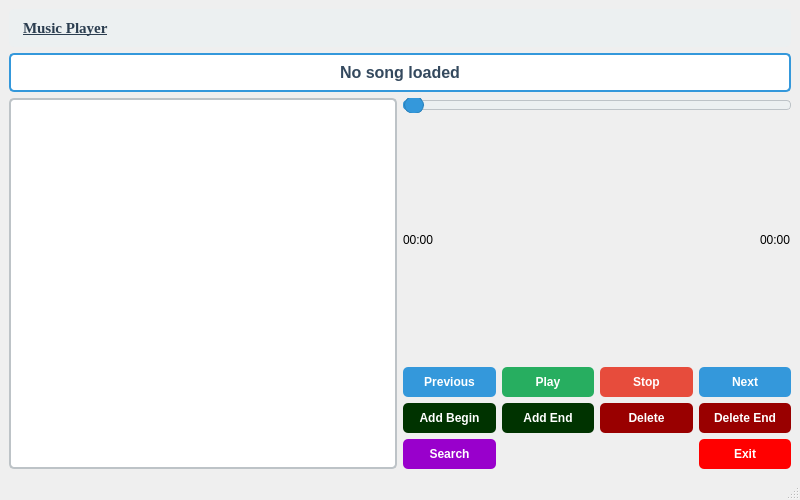
<?xml version="1.0" encoding="UTF-8"?>
<ui version="4.0">
 <class>MainWindow</class>
 <widget class="QMainWindow" name="MainWindow">
  <property name="geometry">
   <rect>
    <x>0</x>
    <y>0</y>
    <width>800</width>
    <height>500</height>
   </rect>
  </property>
  <property name="windowTitle">
   <string>Music Player - DSA Project</string>
  </property>
  <widget class="QWidget" name="centralwidget">
   <layout class="QVBoxLayout" name="verticalLayout">
    <item>
     <widget class="QLabel" name="lblTitle">
      <property name="font">
       <font>
        <family>Times New Roman</family>
        <pointsize>11</pointsize>
        <bold>true</bold>
        <underline>true</underline>
       </font>
      </property>
      <property name="styleSheet">
       <string notr="true">QMainWindow {
    background-color: #f0f0f0;
}

QLabel#lblTitle {
    color: #2c3e50;
    background-color: #ecf0f1;
    padding: 10px;
    border-radius: 5px;
	text-align:center;
}

QLabel#lblCurrentSong {
    color: #34495e;
    background-color: white;
    padding: 8px;
    border: 2px solid #3498db;
    border-radius: 5px;
}

QPushButton {
    background-color: #3498db;
    color: white;
    border: none;
    padding: 8px;
    border-radius: 5px;
    font-weight: bold;
}

QPushButton:hover {
    background-color: #2980b9;
}

QPushButton:pressed {
    background-color: #21618c;
}

QPushButton#btnPlay {
    background-color: #27ae60;
}

QPushButton#btnPlay:hover {
    background-color: #229954;
}

QPushButton#btnStop {
    background-color: #e74c3c;
}

QPushButton#btnStop:hover {
    background-color: #c0392b;
}

QGroupBox {
    border: 2px solid #3498db;
    border-radius: 5px;
    margin-top: 10px;
    font-weight: bold;
    padding-top: 10px;
}

QGroupBox::title {
    subcontrol-origin: margin;
    left: 10px;
    padding: 0 5px;
    color: #2c3e50;
}

QTextEdit {
    background-color: white;
    border: 2px solid #bdc3c7;
    border-radius: 5px;
    padding: 5px;
}

QSlider::groove:horizontal {
    border: 1px solid #bdc3c7;
    height: 8px;
    background: #ecf0f1;
    border-radius: 4px;
}

QSlider::handle:horizontal {
    background: #3498db;
    border: 1px solid #2980b9;
    width: 18px;
    margin: -5px 0;
    border-radius: 9px;
}

QSlider::sub-page:horizontal {
    background: #3498db;
    border-radius: 4px;
}</string>
      </property>
      <property name="text">
       <string>                                                                                                                     Music Player</string>
      </property>
      <property name="textFormat">
       <enum>Qt::TextFormat::RichText</enum>
      </property>
      <property name="margin">
       <number>1</number>
      </property>
     </widget>
    </item>
    <item>
     <widget class="QLabel" name="lblCurrentSong">
      <property name="font">
       <font>
        <pointsize>12</pointsize>
        <bold>true</bold>
       </font>
      </property>
      <property name="styleSheet">
       <string notr="true">QMainWindow {
    background-color: #f0f0f0;
}

QLabel#lblTitle {
    color: #2c3e50;
    background-color: #ecf0f1;
    padding: 10px;
    border-radius: 5px;
}

QLabel#lblCurrentSong {
    color: #34495e;
    background-color: white;
    padding: 8px;
    border: 2px solid #3498db;
    border-radius: 5px;
}

QPushButton {
    background-color: #3498db;
    color: white;
    border: none;
    padding: 8px;
    border-radius: 5px;
    font-weight: bold;
}

QPushButton:hover {
    background-color: #2980b9;
}

QPushButton:pressed {
    background-color: #21618c;
}

QPushButton#btnPlay {
    background-color: #27ae60;
}

QPushButton#btnPlay:hover {
    background-color: #229954;
}

QPushButton#btnStop {
    background-color: #e74c3c;
}

QPushButton#btnStop:hover {
    background-color: #c0392b;
}

QGroupBox {
    border: 2px solid #3498db;
    border-radius: 5px;
    margin-top: 10px;
    font-weight: bold;
    padding-top: 10px;
}

QGroupBox::title {
    subcontrol-origin: margin;
    left: 10px;
    padding: 0 5px;
    color: #2c3e50;
}

QTextEdit {
    background-color: white;
    border: 2px solid #bdc3c7;
    border-radius: 5px;
    padding: 5px;
}

QSlider::groove:horizontal {
    border: 1px solid #bdc3c7;
    height: 8px;
    background: #ecf0f1;
    border-radius: 4px;
}

QSlider::handle:horizontal {
    background: #3498db;
    border: 1px solid #2980b9;
    width: 18px;
    margin: -5px 0;
    border-radius: 9px;
}

QSlider::sub-page:horizontal {
    background: #3498db;
    border-radius: 4px;
}</string>
      </property>
      <property name="text">
       <string>No song loaded</string>
      </property>
      <property name="alignment">
       <set>Qt::AlignmentFlag::AlignCenter</set>
      </property>
     </widget>
    </item>
    <item>
     <layout class="QHBoxLayout" name="horizontalLayoutMain">
      <item>
       <widget class="QTextEdit" name="textPlaylist">
        <property name="minimumSize">
         <size>
          <width>250</width>
          <height>0</height>
         </size>
        </property>
        <property name="styleSheet">
         <string notr="true">QMainWindow {
    background-color: #f0f0f0;
}

QLabel#lblTitle {
    color: #2c3e50;
    background-color: #ecf0f1;
    padding: 10px;
    border-radius: 5px;
}

QLabel#lblCurrentSong {
    color: #34495e;
    background-color: white;
    padding: 8px;
    border: 2px solid #3498db;
    border-radius: 5px;
}

QPushButton {
    background-color: #3498db;
    color: white;
    border: none;
    padding: 8px;
    border-radius: 5px;
    font-weight: bold;
}

QPushButton:hover {
    background-color: #2980b9;
}

QPushButton:pressed {
    background-color: #21618c;
}

QPushButton#btnPlay {
    background-color: #27ae60;
}

QPushButton#btnPlay:hover {
    background-color: #229954;
}

QPushButton#btnStop {
    background-color: #e74c3c;
}

QPushButton#btnStop:hover {
    background-color: #c0392b;
}

QGroupBox {
    border: 2px solid #3498db;
    border-radius: 5px;
    margin-top: 10px;
    font-weight: bold;
    padding-top: 10px;
}

QGroupBox::title {
    subcontrol-origin: margin;
    left: 10px;
    padding: 0 5px;
    color: #2c3e50;
}

QTextEdit {
    background-color: white;
    border: 2px solid #bdc3c7;
    border-radius: 5px;
    padding: 5px;
}

QSlider::groove:horizontal {
    border: 1px solid #bdc3c7;
    height: 8px;
    background: #ecf0f1;
    border-radius: 4px;
}

QSlider::handle:horizontal {
    background: #3498db;
    border: 1px solid #2980b9;
    width: 18px;
    margin: -5px 0;
    border-radius: 9px;
}

QSlider::sub-page:horizontal {
    background: #3498db;
    border-radius: 4px;
}</string>
        </property>
        <property name="readOnly">
         <bool>true</bool>
        </property>
       </widget>
      </item>
      <item>
       <layout class="QVBoxLayout" name="verticalRight">
        <item>
         <widget class="QSlider" name="progressSlider">
          <property name="styleSheet">
           <string notr="true">QMainWindow {
    background-color: #f0f0f0;
}

QLabel#lblTitle {
    color: #2c3e50;
    background-color: #ecf0f1;
    padding: 10px;
    border-radius: 5px;
}

QLabel#lblCurrentSong {
    color: #34495e;
    background-color: white;
    padding: 8px;
    border: 2px solid #3498db;
    border-radius: 5px;
}

QPushButton {
    background-color: #3498db;
    color: white;
    border: none;
    padding: 8px;
    border-radius: 5px;
    font-weight: bold;
}

QPushButton:hover {
    background-color: #2980b9;
}

QPushButton:pressed {
    background-color: #21618c;
}

QPushButton#btnPlay {
    background-color: #27ae60;
}

QPushButton#btnPlay:hover {
    background-color: #229954;
}

QPushButton#btnStop {
    background-color: #e74c3c;
}

QPushButton#btnStop:hover {
    background-color: #c0392b;
}

QGroupBox {
    border: 2px solid #3498db;
    border-radius: 5px;
    margin-top: 10px;
    font-weight: bold;
    padding-top: 10px;
}

QGroupBox::title {
    subcontrol-origin: margin;
    left: 10px;
    padding: 0 5px;
    color: #2c3e50;
}

QTextEdit {
    background-color: white;
    border: 2px solid #bdc3c7;
    border-radius: 5px;
    padding: 5px;
}

QSlider::groove:horizontal {
    border: 1px solid #bdc3c7;
    height: 8px;
    background: #ecf0f1;
    border-radius: 4px;
}

QSlider::handle:horizontal {
    background: #3498db;
    border: 1px solid #2980b9;
    width: 18px;
    margin: -5px 0;
    border-radius: 9px;
}

QSlider::sub-page:horizontal {
    background: #3498db;
    border-radius: 4px;
}</string>
          </property>
          <property name="orientation">
           <enum>Qt::Orientation::Horizontal</enum>
          </property>
         </widget>
        </item>
        <item>
         <layout class="QHBoxLayout" name="timeLayout">
          <item>
           <widget class="QLabel" name="lblTime">
            <property name="styleSheet">
             <string notr="true">
</string>
            </property>
            <property name="text">
             <string>00:00</string>
            </property>
           </widget>
          </item>
          <item>
           <spacer name="horizontalSpacer">
            <property name="orientation">
             <enum>Qt::Orientation::Horizontal</enum>
            </property>
            <property name="sizeHint" stdset="0">
             <size>
              <width>40</width>
              <height>20</height>
             </size>
            </property>
           </spacer>
          </item>
          <item>
           <widget class="QLabel" name="lblDuration">
            <property name="styleSheet">
             <string notr="true"/>
            </property>
            <property name="text">
             <string>00:00</string>
            </property>
           </widget>
          </item>
         </layout>
        </item>
        <item>
         <layout class="QGridLayout" name="gridButtons">
          <item row="0" column="3">
           <widget class="QPushButton" name="btnNext">
            <property name="styleSheet">
             <string notr="true">QMainWindow {
    background-color: #f0f0f0;
}

QLabel#lblTitle {
    color: #2c3e50;
    background-color: #ecf0f1;
    padding: 10px;
    border-radius: 5px;
}

QLabel#lblCurrentSong {
    color: #34495e;
    background-color: white;
    padding: 8px;
    border: 2px solid #3498db;
    border-radius: 5px;
}

QPushButton {
    background-color: #3498db;
    color: white;
    border: none;
    padding: 8px;
    border-radius: 5px;
    font-weight: bold;
}

QPushButton:hover {
    background-color: #2980b9;
}

QPushButton:pressed {
    background-color: #21618c;
}

QPushButton#btnPlay {
    background-color: #27ae60;
}

QPushButton#btnPlay:hover {
    background-color: #229954;
}

QPushButton#btnStop {
    background-color: #e74c3c;
}

QPushButton#btnStop:hover {
    background-color: #c0392b;
}

QGroupBox {
    border: 2px solid #3498db;
    border-radius: 5px;
    margin-top: 10px;
    font-weight: bold;
    padding-top: 10px;
}

QGroupBox::title {
    subcontrol-origin: margin;
    left: 10px;
    padding: 0 5px;
    color: #2c3e50;
}

QTextEdit {
    background-color: white;
    border: 2px solid #bdc3c7;
    border-radius: 5px;
    padding: 5px;
}

QSlider::groove:horizontal {
    border: 1px solid #bdc3c7;
    height: 8px;
    background: #ecf0f1;
    border-radius: 4px;
}

QSlider::handle:horizontal {
    background: #3498db;
    border: 1px solid #2980b9;
    width: 18px;
    margin: -5px 0;
    border-radius: 9px;
}

QSlider::sub-page:horizontal {
    background: #3498db;
    border-radius: 4px;
}</string>
            </property>
            <property name="text">
             <string>Next</string>
            </property>
           </widget>
          </item>
          <item row="1" column="0">
           <widget class="QPushButton" name="btnAddBegin">
            <property name="styleSheet">
             <string notr="true">QPushButton#btnAddBegin {
    background-color: #003300; /* Green */
    color: white;
    border: none;
    padding: 8px;
    border-radius: 5px;
    font-weight: bold;
}</string>
            </property>
            <property name="text">
             <string>Add Begin</string>
            </property>
           </widget>
          </item>
          <item row="1" column="1">
           <widget class="QPushButton" name="btnAddEnd">
            <property name="styleSheet">
             <string notr="true">QPushButton#btnAddEnd {
    background-color: #003300; /* Dark Green */
    color: white;
    border: none;
    padding: 8px;
    border-radius: 5px;
    font-weight: bold;
}

QPushButton#btnAddEnd:hover {
    background-color: #4CAF50; /* Lighter green */
}

QPushButton#btnAddEnd:pressed {
    background-color: #2E7D32; /* Darker green */
}
</string>
            </property>
            <property name="text">
             <string>Add End</string>
            </property>
           </widget>
          </item>
          <item row="1" column="2">
           <widget class="QPushButton" name="btnDelete">
            <property name="styleSheet">
             <string notr="true">QPushButton#btnDelete {
    background-color: #990000; /* Dark Red */
    color: white;
    border: none;
    padding: 8px;
    border-radius: 5px;
    font-weight: bold;
}

QPushButton#btnDelete:hover {
    background-color: #F44336; /* Lighter red */
}

QPushButton#btnDelete:pressed {
    background-color: #B71C1C; /* Even darker red */
}
</string>
            </property>
            <property name="text">
             <string>Delete</string>
            </property>
           </widget>
          </item>
          <item row="1" column="3">
           <widget class="QPushButton" name="btnDeleteEnd">
            <property name="styleSheet">
             <string notr="true">QPushButton#btnDeleteEnd {
    background-color: #990000; /* Dark Red */
    color: white;
    border: none;
    padding: 8px;
    border-radius: 5px;
    font-weight: bold;
}

QPushButton#btnDeleteEnd:hover {
    background-color: #F44336; /* Lighter red */
}

QPushButton#btnDeleteEnd:pressed {
    background-color: #B71C1C; /* Even darker red */
}

</string>
            </property>
            <property name="text">
             <string>Delete End</string>
            </property>
           </widget>
          </item>
          <item row="2" column="0">
           <widget class="QPushButton" name="btnSearch">
            <property name="styleSheet">
             <string notr="true">QPushButton#btnSearch {
    background-color: #9900CC; /* Dark Red */
    color: white;
    border: none;
    padding: 8px;
    border-radius: 5px;
    font-weight: bold;
}

QPushButton#btnSearch:hover {
    background-color: #9933FF; /* Lighter red */
}

QPushButton#btnSearch:pressed {
    background-color: #9999FF; /* Even darker red */
}

</string>
            </property>
            <property name="text">
             <string>Search</string>
            </property>
           </widget>
          </item>
          <item row="0" column="0">
           <widget class="QPushButton" name="btnPrev">
            <property name="styleSheet">
             <string notr="true">QMainWindow {
    background-color: #f0f0f0;
}

QLabel#lblTitle {
    color: #2c3e50;
    background-color: #ecf0f1;
    padding: 10px;
    border-radius: 5px;
}

QLabel#lblCurrentSong {
    color: #34495e;
    background-color: white;
    padding: 8px;
    border: 2px solid #3498db;
    border-radius: 5px;
}

QPushButton {
    background-color: #3498db;
    color: white;
    border: none;
    padding: 8px;
    border-radius: 5px;
    font-weight: bold;
}

QPushButton:hover {
    background-color: #2980b9;
}

QPushButton:pressed {
    background-color: #21618c;
}

QPushButton#btnPlay {
    background-color: #27ae60;
}

QPushButton#btnPlay:hover {
    background-color: #229954;
}

QPushButton#btnStop {
    background-color: #e74c3c;
}

QPushButton#btnStop:hover {
    background-color: #c0392b;
}

QGroupBox {
    border: 2px solid #3498db;
    border-radius: 5px;
    margin-top: 10px;
    font-weight: bold;
    padding-top: 10px;
}

QGroupBox::title {
    subcontrol-origin: margin;
    left: 10px;
    padding: 0 5px;
    color: #2c3e50;
}

QTextEdit {
    background-color: white;
    border: 2px solid #bdc3c7;
    border-radius: 5px;
    padding: 5px;
}

QSlider::groove:horizontal {
    border: 1px solid #bdc3c7;
    height: 8px;
    background: #ecf0f1;
    border-radius: 4px;
}

QSlider::handle:horizontal {
    background: #3498db;
    border: 1px solid #2980b9;
    width: 18px;
    margin: -5px 0;
    border-radius: 9px;
}

QSlider::sub-page:horizontal {
    background: #3498db;
    border-radius: 4px;
}</string>
            </property>
            <property name="text">
             <string>Previous</string>
            </property>
           </widget>
          </item>
          <item row="0" column="1">
           <widget class="QPushButton" name="btnPlay">
            <property name="styleSheet">
             <string notr="true">QMainWindow {
    background-color: #f0f0f0;
}

QLabel#lblTitle {
    color: #2c3e50;
    background-color: #ecf0f1;
    padding: 10px;
    border-radius: 5px;
}

QLabel#lblCurrentSong {
    color: #34495e;
    background-color: white;
    padding: 8px;
    border: 2px solid #3498db;
    border-radius: 5px;
}

QPushButton {
    background-color: #3498db;
    color: white;
    border: none;
    padding: 8px;
    border-radius: 5px;
    font-weight: bold;
}

QPushButton:hover {
    background-color: #2980b9;
}

QPushButton:pressed {
    background-color: #21618c;
}

QPushButton#btnPlay {
    background-color: #27ae60;
}

QPushButton#btnPlay:hover {
    background-color: #229954;
}

QPushButton#btnStop {
    background-color: #e74c3c;
}

QPushButton#btnStop:hover {
    background-color: #c0392b;
}

QGroupBox {
    border: 2px solid #3498db;
    border-radius: 5px;
    margin-top: 10px;
    font-weight: bold;
    padding-top: 10px;
}

QGroupBox::title {
    subcontrol-origin: margin;
    left: 10px;
    padding: 0 5px;
    color: #2c3e50;
}

QTextEdit {
    background-color: white;
    border: 2px solid #bdc3c7;
    border-radius: 5px;
    padding: 5px;
}

QSlider::groove:horizontal {
    border: 1px solid #bdc3c7;
    height: 8px;
    background: #ecf0f1;
    border-radius: 4px;
}

QSlider::handle:horizontal {
    background: #3498db;
    border: 1px solid #2980b9;
    width: 18px;
    margin: -5px 0;
    border-radius: 9px;
}

QSlider::sub-page:horizontal {
    background: #3498db;
    border-radius: 4px;
}</string>
            </property>
            <property name="text">
             <string>Play</string>
            </property>
           </widget>
          </item>
          <item row="0" column="2">
           <widget class="QPushButton" name="btnStop">
            <property name="styleSheet">
             <string notr="true">QMainWindow {
    background-color: #f0f0f0;
}

QLabel#lblTitle {
    color: #2c3e50;
    background-color: #ecf0f1;
    padding: 10px;
    border-radius: 5px;
}

QLabel#lblCurrentSong {
    color: #34495e;
    background-color: white;
    padding: 8px;
    border: 2px solid #3498db;
    border-radius: 5px;
}

QPushButton {
    background-color: #3498db;
    color: white;
    border: none;
    padding: 8px;
    border-radius: 5px;
    font-weight: bold;
}

QPushButton:hover {
    background-color: #2980b9;
}

QPushButton:pressed {
    background-color: #21618c;
}

QPushButton#btnPlay {
    background-color: #27ae60;
}

QPushButton#btnPlay:hover {
    background-color: #229954;
}

QPushButton#btnStop {
    background-color: #e74c3c;
}

QPushButton#btnStop:hover {
    background-color: #c0392b;
}

QGroupBox {
    border: 2px solid #3498db;
    border-radius: 5px;
    margin-top: 10px;
    font-weight: bold;
    padding-top: 10px;
}

QGroupBox::title {
    subcontrol-origin: margin;
    left: 10px;
    padding: 0 5px;
    color: #2c3e50;
}

QTextEdit {
    background-color: white;
    border: 2px solid #bdc3c7;
    border-radius: 5px;
    padding: 5px;
}

QSlider::groove:horizontal {
    border: 1px solid #bdc3c7;
    height: 8px;
    background: #ecf0f1;
    border-radius: 4px;
}

QSlider::handle:horizontal {
    background: #3498db;
    border: 1px solid #2980b9;
    width: 18px;
    margin: -5px 0;
    border-radius: 9px;
}

QSlider::sub-page:horizontal {
    background: #3498db;
    border-radius: 4px;
}</string>
            </property>
            <property name="text">
             <string>Stop</string>
            </property>
           </widget>
          </item>
          <item row="2" column="3">
           <widget class="QPushButton" name="btnExit">
            <property name="styleSheet">
             <string notr="true">QPushButton#btnExit {
    background-color: #FF0000; /* Dark Red */
    color: white;
    border: none;
    padding: 8px;
    border-radius: 5px;
    font-weight: bold;
}

QPushButton#btnExit:hover {
    background-color: #CC3333; /* Lighter red */
}

QPushButton#btnExit:pressed {
    background-color: #CC3333; /* Even darker red */
}

</string>
            </property>
            <property name="text">
             <string>Exit</string>
            </property>
           </widget>
          </item>
         </layout>
        </item>
       </layout>
      </item>
     </layout>
    </item>
   </layout>
  </widget>
  <widget class="QMenuBar" name="menubar">
   <property name="geometry">
    <rect>
     <x>0</x>
     <y>0</y>
     <width>800</width>
     <height>22</height>
    </rect>
   </property>
  </widget>
  <widget class="QStatusBar" name="statusbar"/>
 </widget>
 <resources/>
 <connections/>
</ui>
